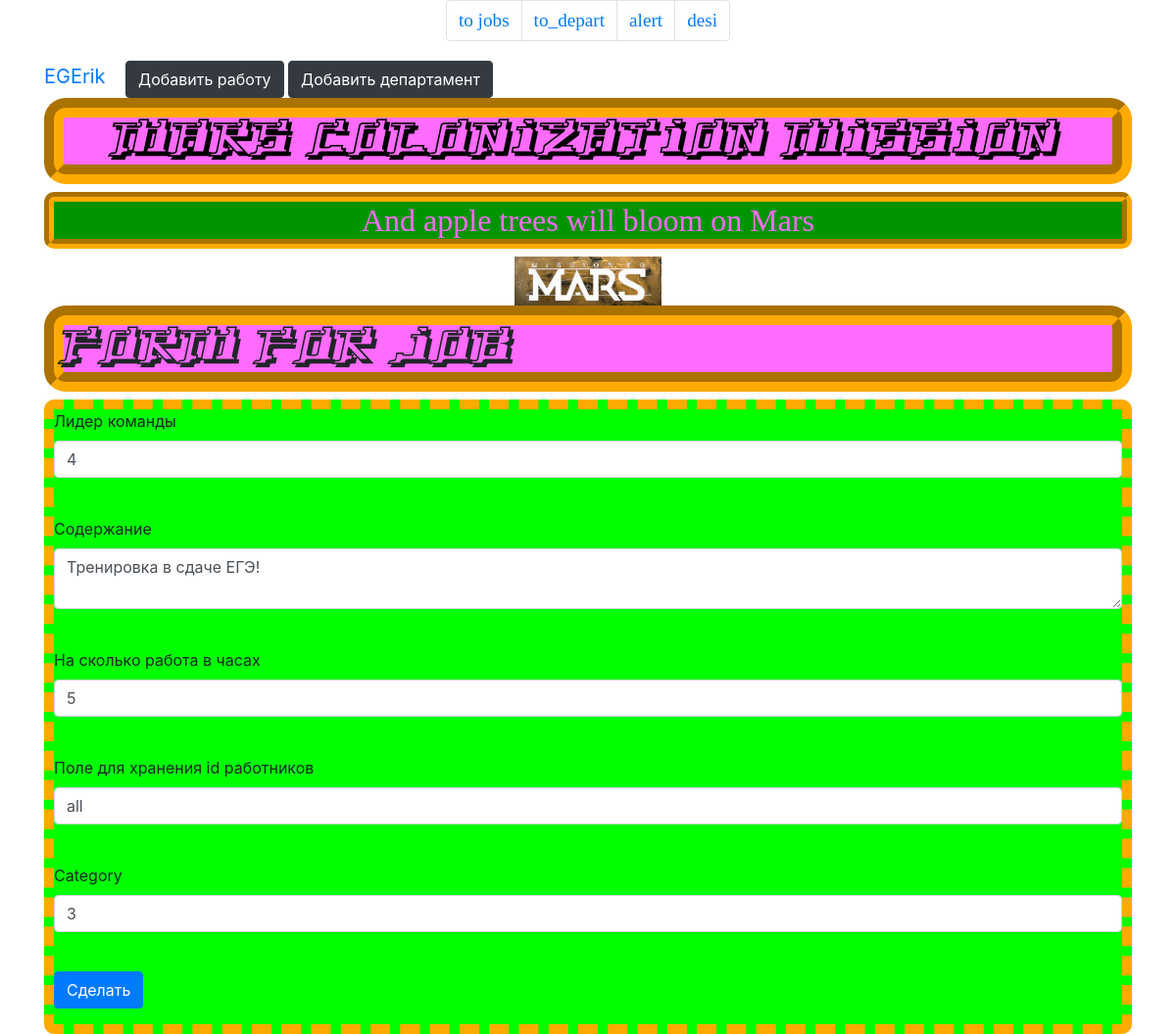
/jobs_edit/6 (signed in), run on an earlier commit of the app's database.
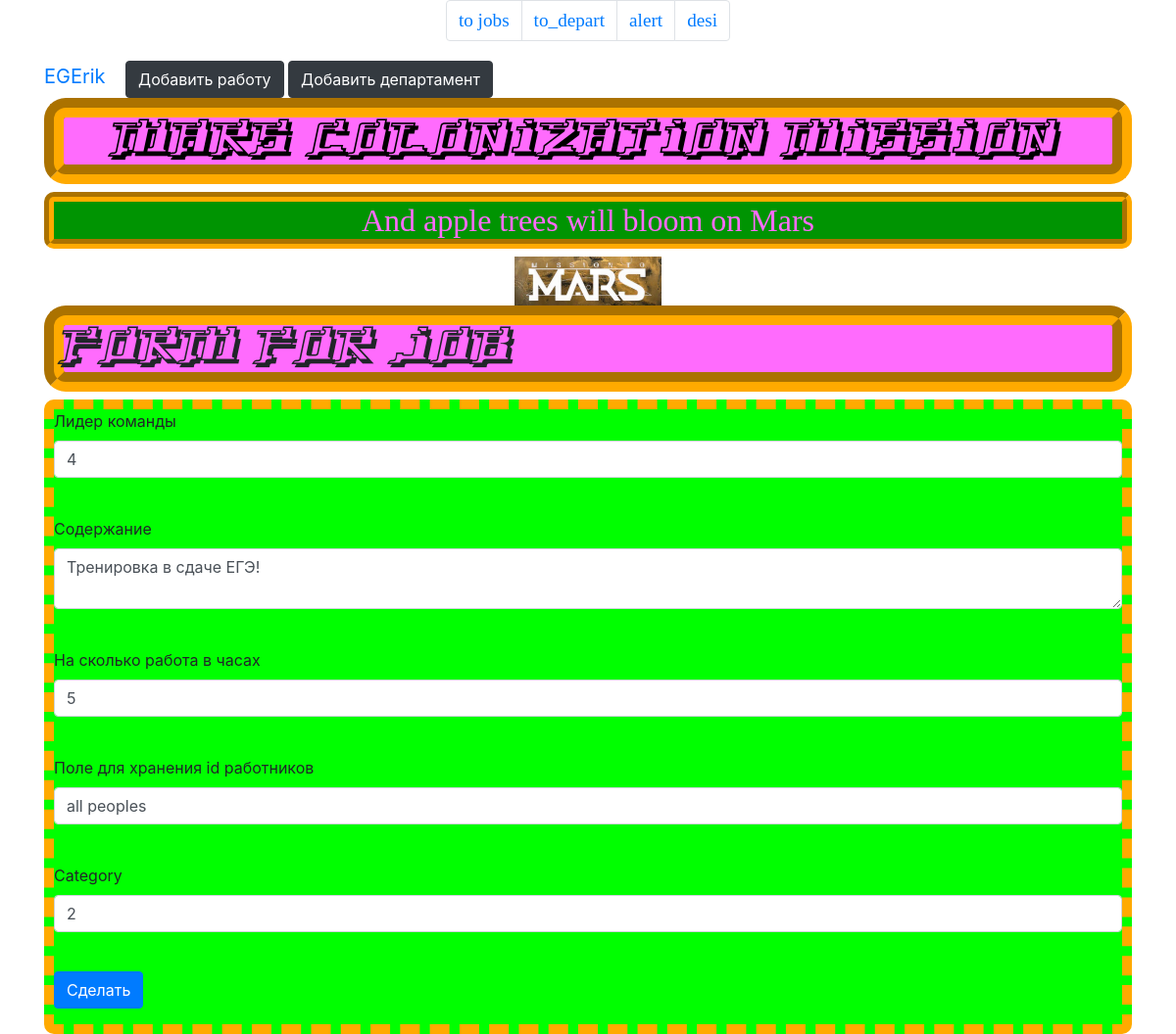
And on a later commit of the database.
### sqlalch_data/data/__all_models.py (models this page shows)
class Jobs(SqlAlchemyBase, SerializerMixin):
    __tablename__ = 'jobs'
    id = sqlalchemy.Column(sqlalchemy.Integer,
                           primary_key=True, autoincrement=True)
    team_leader = sqlalchemy.Column(sqlalchemy.Integer,
                                    sqlalchemy.ForeignKey("users.id"))
    job = sqlalchemy.Column(sqlalchemy.String, nullable=True)
    work_size = sqlalchemy.Column(sqlalchemy.Integer, nullable=True)
    collaborators = sqlalchemy.Column(sqlalchemy.String)
    start_date = sqlalchemy.Column(sqlalchemy.DateTime, default=datetime.datetime.now)
    end_date = sqlalchemy.Column(sqlalchemy.DateTime)
    is_finished = sqlalchemy.Column(sqlalchemy.Boolean, default=False)
    category_id = sqlalchemy.Column(sqlalchemy.Integer,
                                    sqlalchemy.ForeignKey("categories.id"))
    category = orm.relation('Category')

### my_site.py (the view, shortened to what this page needs)
@app.route('/jobs_edit/<int:id>', methods=['GET', 'POST'])
@login_required
def edit_job(id):
    form = AddJob()
    if request.method == "GET":
        jobs = db_sess.query(Jobs).filter(Jobs.id == id).first()
        if jobs:
            form.job.data = jobs.job
            form.team_leader.data = jobs.team_leader
            form.job.data = jobs.job
            form.work_size.data = jobs.work_size
            form.collaborators.data = jobs.collaborators
            form.category.data = jobs.category.id
        else:
            abort(404)
    return render_template('add_job_shab.html', form=form, **params)

### sqlalch_data/data/__all_models.py
class AddJob(FlaskForm):
    team_leader = IntegerField('Лидер команды')
    job = TextAreaField("Содержание")
    work_size = IntegerField("На сколько работа в часах")
    collaborators = StringField("Поле для хранения id работников")
    category = IntegerField("Category")
    submit = SubmitField('Сделать')

### my_site.py (called while the page is built)
@login_manager.user_loader
def load_user(user_id):
    return db_sess.query(User).get(user_id)

### templates/add_job_shab.html (shortened to what this page needs)
{% extends "base_nav.html" %}
{% block content %}
    <h1>Form for job</h1>
    <form action="" method="post">
        {% import 'macro_file.html' as field %}
        {{ field.field(form.team_leader, type='integer') }}
        {{ field.field(form.job) }}
        {{ field.field(form.work_size, type='integer') }}
        {{ field.field(form.collaborators) }}
        {{ field.field(form.category, type='integer') }}
        <p>{{ form.submit(type="submit", class="btn btn-primary") }}</p>
    </form>
{% endblock %}

### templates/macro_file.html (shortened to what this page needs)
{% macro field(fld, type='text') -%}
    <p>
        {{ fld.label }}<br>
        {{ fld(class="form-control", type=type) }}<br>
    </p>
{%- endmacro %}

What changed in the data, as far as the page shows it:
changed Jobs "Тренировка в сдаче ЕГЭ!": collaborators "all" → "all peoples"; category "3" → "2"
